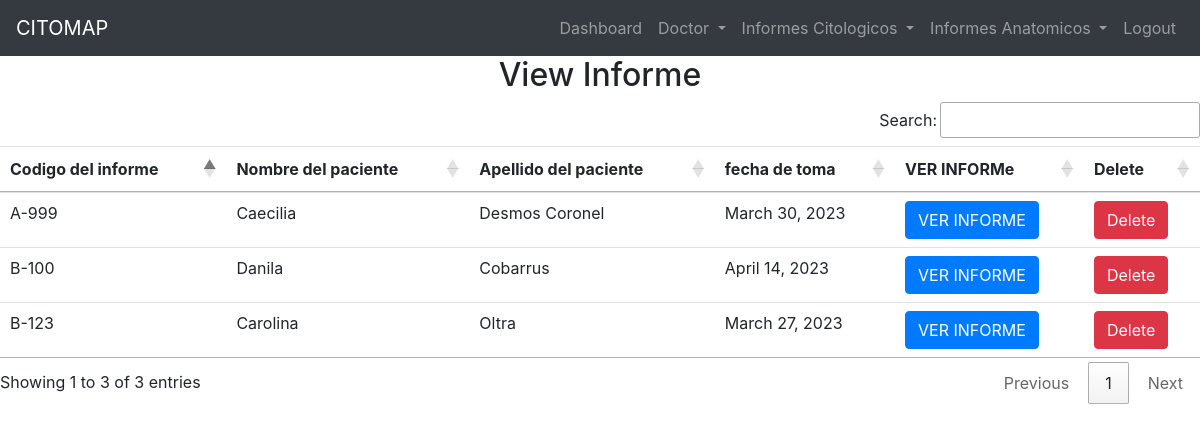
Screenshot of /view_informe_anat/ (signed in) with the database file from the repository.
### hospital/models.py (models this page shows)
class InformeAnato(models.Model):
    CodigoInformeAnato = models.ForeignKey(CodigoInforme,on_delete=models.CASCADE)
    PacienteInformeAnato = models.ForeignKey(PacienteGenerales,on_delete=models.CASCADE)
    MuestraInformeAnato = models.ForeignKey(Muestra,on_delete=models.CASCADE)
    EstudioMacroscopicoInformeAnato =  models.CharField(max_length=1000,default='Sin descripcion')
    EstudioMicroscopicoInformeAnato =  models.CharField(max_length=1000,default='Sin descripcion')
    EspecimenInformeAnato = models.CharField(max_length=200,default='Sin descripcion')
    ConclusionInformeAnato = models.CharField(max_length=200,default='Sin descripcion')
    FechaPieInformeAnato = models.ForeignKey(FechaPie,on_delete=models.CASCADE)
    LugarInformeAnato = models.ForeignKey(Lugar,on_delete=models.CASCADE)
    DoctorInformeAnato = models.ForeignKey(Doctor,on_delete=models.CASCADE)

class CodigoInforme(models.Model):
    Codigo = models.CharField(max_length=20,default='000-X')

class PacienteGenerales(models.Model):
    Nombres = models.CharField(max_length=100)
    Apellidos = models.CharField(max_length=100,default='SinApellido',editable=True)
    Edad = models.IntegerField(null=True)
    Medico = models.CharField(max_length=100)
    Hospital = models.CharField(max_length=100)
    Muestra = models.CharField(max_length=200)
    Diagnostico = models.CharField(max_length=100)

class Muestra(models.Model):
    TomaDeMuestra = models.DateField(blank=True)
    Recepcion = models.DateField(blank=True)
    NumeroDeLaminas = models.IntegerField(blank=True)
    Tincion= models.CharField(max_length=100,blank=True)

### hospital/views.py (the view)
# urls.py: path('view_informe_anat/',views.View_Informe_Anat,name='view_informe_anat'),
def View_Informe_Anat(request):
    if not request.user.is_staff:
        return redirect('admin_login')
    inf = InformeAnato.objects.all()
    i = {'inf': inf}
    return render(request, 'view_informe_anat.html',i)

### hospital/templates/view_informe_anat.html
{% include 'base.html' %} {% include 'navigation.html' %} {% block content %}
<div>
  <h2 class="text-center">View Informe</h2>
  <table id="example" class="table table-hover">
    <thead>
      <tr>
        <th>Codigo del informe</th>
        <th>Nombre del paciente</th>
        <th>Apellido del paciente</th>
        <th>fecha de toma</th>
        <th>VER INFORMe</th>
        <th>Delete</th>
      </tr>
    </thead>
    <body>
      {% for i in inf%}
      <tr>
        <td>{{i.CodigoInformeAnato.Codigo}}</td>
        <td>{{i.PacienteInformeAnato.Nombres}}</td>
        <td>{{i.PacienteInformeAnato.Apellidos}}</td>
        <td>{{i.MuestraInformeAnato.Recepcion}}</td>
        <td>
          <a href="{% url 'ver_informe_anat' i.id %}" class="btn btn-primary"
            >VER INFORME</a
          >
        </td>
        <td>
          <a
            href="{% url 'delete_informe_anat' i.id %}"
            onclick="return confirm('Are you sure you want to delete')"
            class="btn btn-danger"
          >
            Delete
          </a>
        </td>
      </tr>
      {% endfor%}
    </body>
  </table>
</div>
{% endblock content%}

### hospital/static/css/mystyle.css (style rules this page uses)
* { margin: 0; padding: 0; }

### rows the page displays
InformeAnato: CodigoInformeAnato.Codigo "B-123", PacienteInformeAnato.Nombres "Carolina", PacienteInformeAnato.Apellidos "Oltra", MuestraInformeAnato.Recepcion "March 27, 2023"
InformeAnato: CodigoInformeAnato.Codigo "A-999", PacienteInformeAnato.Nombres "Caecilia", PacienteInformeAnato.Apellidos "Desmos Coronel", MuestraInformeAnato.Recepcion "March 30, 2023"
InformeAnato: CodigoInformeAnato.Codigo "B-100", PacienteInformeAnato.Nombres "Danila", PacienteInformeAnato.Apellidos "Cobarrus", MuestraInformeAnato.Recepcion "April 14, 2023"
